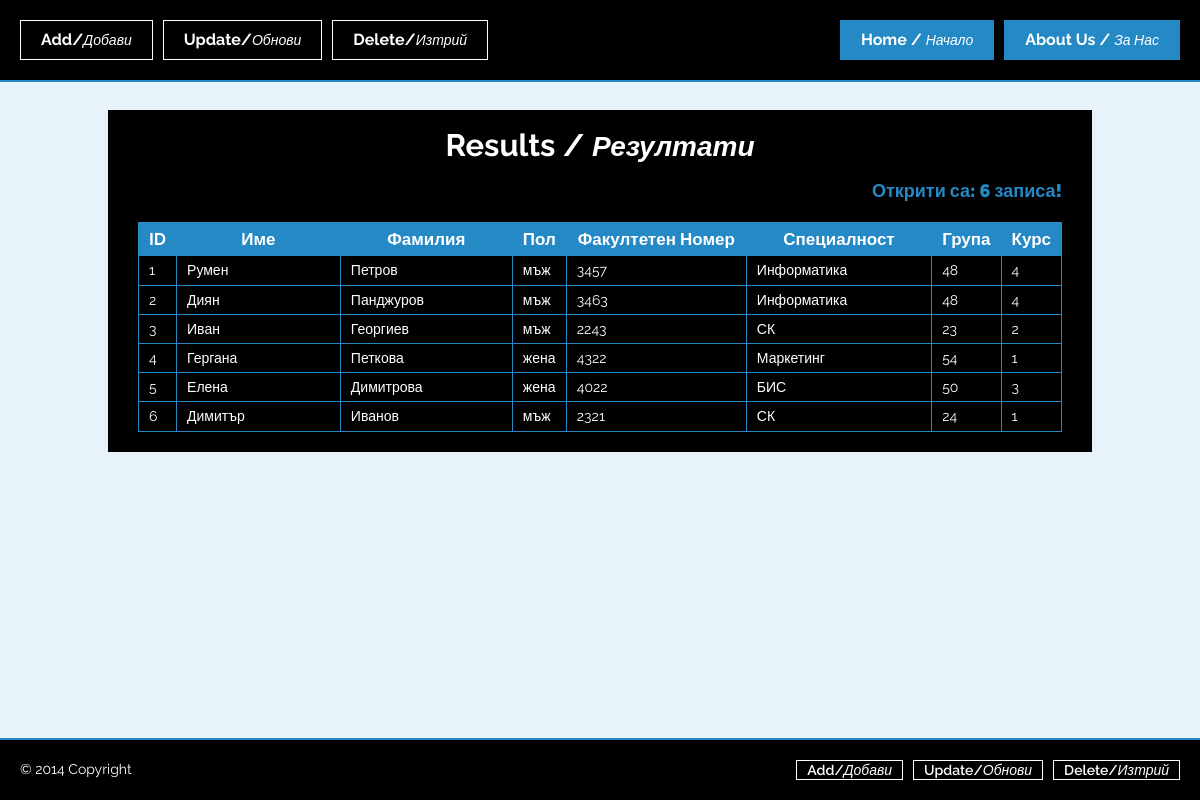
The page / on the database its author committed.
### tables this page shows
CREATE TABLE IF NOT EXISTS `students` (
  `id` int(11) NOT NULL AUTO_INCREMENT,
  `ime` varchar(40) NOT NULL,
  `familiq` varchar(40) NOT NULL,
  `pol` varchar(10) NOT NULL,
  `fak_nomer` int(11) NOT NULL,
  `specialnost` varchar(50) NOT NULL,
  `grupa` int(11) NOT NULL,
  `kurs` int(11) NOT NULL,
  PRIMARY KEY (`id`)
);

### index.php (the view, shortened to what this page needs)
<?php
	include 'header.php';
?>
<div class="main">
	<div class="shell">
		<div class="main-inner">
			<div id="result">
				<div class="table-results">
					<h2>Results / <em>Резултати</em></h2>
					<?php
						if ($result = $db->query("SELECT * FROM students")) {
							if ($count = $result->num_rows) {
								echo '<p class="message">', 'Открити са: ', $count, ' записа!', '</p>';
								echo '<table width="100%" cellspacing="0" cellpadding="0"><tr><th width="15px">ID</th><th width="200px">Име</th><th width="200px">Фамилия</th><th width="20px">Пол</th><th width="200px">Факултетен Номер</th><th width="200px">Специалност</th><th width="20px">Група</th><th>Курс</th></tr>';
								while ($row=$result->fetch_assoc()) {
									echo '<tr><td>'.$row['id'].'</td><td>'.$row['ime'].'</td><td>'.$row['familiq'].'</td><td>'.$row['pol'].'</td><td>'.$row['fak_nomer'].'</td><td>'.$row['specialnost'].'</td><td>'.$row['grupa'].'</td><td>'.$row['kurs'].'</td></tr>';
								}
							echo '</table>';
							}
						}
					?>
				</div>
			</div>
		</div>
	</div>
</div>
<?php
	include 'footer.php';
?>

### header.php (shortened to what this page needs)
<!DOCTYPE html>
<html lang="en">
<head>
	<link rel="stylesheet" href="css/style.css" type="text/css" media="all" />
</head>
<body>
<div class="container">
	<div class="header">
		<div class="nav">
			<ul>
				<li><a href="form-add.php">Add/<em>Добави</em></a></li>
				<li><a href="form-update.php">Update/<em>Обнови</em></a></li>
				<li><a href="form-delete.php">Delete/<em>Изтрий</em></a></li>
			</ul>
		</div>
		<div class="nav-secondary">
			<ul>
				<li><a href="index.php">Home / <em>Начало</em></a></li>
				<li><a href="about.php">About Us / <em>За Нас</em></a></li>
			</ul>
		</div>
	</div>

### footer.php
<div class="footer">
		<div class="copyright">&copy; 2014 Copyright</div>
		<div class="nav-footer">
			<ul>
				<li><a href="form-add.php">Add/<em>Добави</em></a></li>
				<li><a href="form-update.php">Update/<em>Обнови</em></a></li>
				<li><a href="form-delete.php">Delete/<em>Изтрий</em></a></li>
			</ul>
		</div>
	</div>
</div>
</body>
</html>

### css/style.css (style rules this page uses)
* { margin: 0; padding: 0; outline: 0; }
html, body { height: 100%; }
body { min-width: 1024px; background: #fff; font-family: 'Raleway', sans-serif; font-size: 14px; line-height: 1.3; color: #000; }
a { color: #ff0000; text-decoration: none; cursor: pointer; }
a { -webkit-transition: all 0.3s; -moz-transition: all 0.3s; -ms-transition: all 0.3s; -o-transition: all 0.3s; transition: all 0.3s; }
h1, h2, h3, h4, h5, h6 { padding-bottom: 8px; line-height: 1; }
h2 { font-size: 31px; }
p { padding-bottom: 10px; }
ol, ul { list-style-position: inside; }
table { border-collapse: collapse; border-spacing: 0; }
.container { position: relative; min-height: 100%; background: #e7f2f9; }
.shell { width: 984px; margin: 0 auto; }
.header { position: absolute; top: 0; left: 0; right: 0; z-index: 2; height: 40px; padding: 20px; border-bottom: 2px solid #2489c5; background: #000; }
.nav { float: left; font-size: 0; }
.nav ul { list-style: none outside none; }
.nav li { display: inline-block; *display: inline; *zoom: 1; }
.nav li ~ li { margin-left: 10px; }
.nav a { display: block; padding: 0 20px; height: 38px; border: 1px solid #fff; background: #000; font-size: 16px; line-height: 38px; color: #fff; font-weight: 700; text-align: center; }
.nav a em { font-size: 14px; font-weight: 300; }
.nav-secondary { float: right; font-size: 0; }
.nav-secondary ul { list-style: none outside none; }
.nav-secondary li { display: inline-block; *display: inline; *zoom: 1; }
.nav-secondary li ~ li { margin-left: 10px; }
.nav-secondary a { display: block; padding: 0 20px; height: 38px; border: 1px solid #2489c5; background: #2489c5; font-size: 16px; line-height: 38px; color: #fff; font-weight: 700; text-align: center; }
.nav-secondary a em { font-size: 14px; font-weight: 300; }
.main { position: relative; z-index: 1; padding: 110px 0; }
.main-inner { padding: 10px; background: #000; color: #fff; }
.table-results { padding: 10px 20px; color: #fff; }
.table-results h2 { text-align: center; }
.table-results h2 em { font-size: 28px; font-weight: 600; }
.table-results .message { padding: 10px 0 20px; font-size: 18px; color: #2489c5; text-align: right; font-weight: 900; }
.table-results th, .table-results td, .table-results table { border: 1px solid #2489c5; }
.table-results th { padding: 5px 10px; background: #2489c5; font-size: 17px; }
.table-results td { padding: 5px 10px; }
.footer { position: absolute; bottom: 0; left: 0; right: 0; z-index: 2; height: 20px; padding: 20px; border-top: 2px solid #2489c5; background: #000; }
.copyright { float: left; color: #fff; }
.nav-footer { float: right; font-size: 0; }
.nav-footer ul { overflow: hidden; list-style: none outside none; }
.nav-footer li { display: inline-block; *display: inline; *zoom: 1; }
.nav-footer li ~ li { margin-left: 10px; }
.nav-footer a { display: block; padding: 0 10px; height: 18px; border: 1px solid #fff; background: #000; font-size: 14px; line-height: 18px; color: #fff; font-weight: 600; text-align: center; }
.nav-footer a em { font-size: 14px; font-weight: 300; }

### rows shown on the page
students: id "1", ime "Румен", familiq "Петров", pol "мъж", fak_nomer "3457", specialnost "Информатика", grupa "48", kurs "4"
students: id "2", ime "Диян", familiq "Панджуров", pol "мъж", fak_nomer "3463", specialnost "Информатика", grupa "48", kurs "4"
students: id "3", ime "Иван", familiq "Георгиев", pol "мъж", fak_nomer "2243", specialnost "СК", grupa "23", kurs "2"
students: id "4", ime "Гергана", familiq "Петкова", pol "жена", fak_nomer "4322", specialnost "Маркетинг", grupa "54", kurs "1"
students: id "5", ime "Елена", familiq "Димитрова", pol "жена", fak_nomer "4022", specialnost "БИС", grupa "50", kurs "3"
students: id "6", ime "Димитър", familiq "Иванов", pol "мъж", fak_nomer "2321", specialnost "СК", grupa "24", kurs "1"

### other values the page prints
$count "6"
